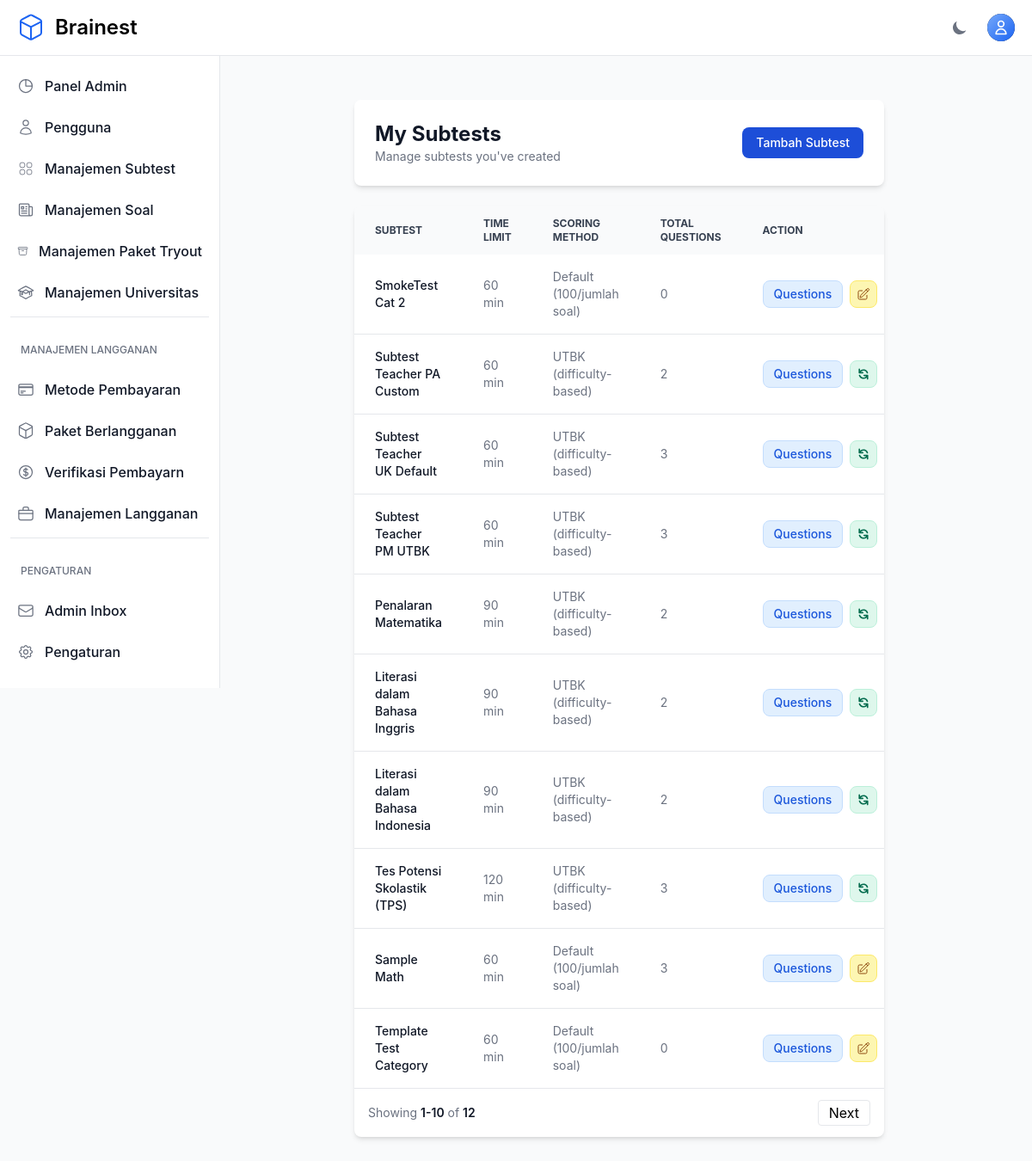
Page /teacher/categories/ (signed in) on the committed database.
### otosapp/models.py (models this page shows, shortened)
class Category(models.Model):
    SCORING_METHODS = [
        ('default', 'Default (100/jumlah soal)'),
        ('custom', 'Custom (nilai per soal)'),
        ('utbk', 'UTBK (difficulty-based)'),
    ]
    category_name = models.CharField(max_length=200)
    time_limit = models.IntegerField(default=60, help_text="Time limit in minutes (default: 60 minutes)")
    scoring_method = models.CharField(max_length=10, choices=SCORING_METHODS, default='default')
    passing_score = models.FloatField(default=75.0, help_text="Minimum score required to pass (0-100)")
    created_by = models.ForeignKey(
        User,
        on_delete=models.SET_NULL,
        null=True,
        blank=True,
        related_name='categories_created',
        help_text='Teacher who created this category'
    )
    teachers = models.ManyToManyField(
        User,
        related_name='teaching_categories',
        blank=True,
        help_text='Additional teachers assigned to this category'
    )

### otosapp/views.py (the view)
# urls.py: path('teacher/categories/', views.teacher_category_list, name='teacher_category_list'),
@login_required
@admin_or_teacher_required
def teacher_category_list(request):
    if request.user.is_admin():
        categories = Category.objects.all().order_by('-id')
    else:
        categories = Category.objects.filter(created_by=request.user).order_by('-id')
    paginator = Paginator(categories, 10)
    page = request.GET.get('page')
    try:
        categories_page = paginator.page(page)
    except PageNotAnInteger:
        categories_page = paginator.page(1)
    except EmptyPage:
        categories_page = paginator.page(paginator.num_pages)
    return render(request, 'teacher/category_list.html', {'categories': categories_page, 'paginator': paginator})

### otosapp/context_processors.py (called while the page is built)
def sidebar_context(request):
    context = {}
    if request.user.is_authenticated and (request.user.is_superuser or request.user.is_admin()):
        pending_payments_count = PaymentProof.objects.filter(status='pending').count()
        context['pending_payments_count'] = pending_payments_count
    return context

### otosapp/models.py (called while the page is built)
    def is_admin(self):
        return self.role and self.role.role_name == 'Admin'

### otosapp/templates/teacher/category_list.html (shortened to what this page needs)
{% extends 'base.html' %}
{% block content %}
<section class="bg-gray-50 dark:bg-gray-900 p-3 sm:p-5 antialiased">
    <div class="mx-auto max-w-screen-xl px-4 lg:px-12">
        <div class="bg-white dark:bg-gray-800 relative shadow-md sm:rounded-lg overflow-hidden mb-6">
            <div class="p-6 flex items-center justify-between">
                <div>
                    <h1 class="text-2xl font-bold text-gray-900 dark:text-white">My Subtests</h1>
                    <p class="text-sm text-gray-500 dark:text-gray-400">Manage subtests you've created</p>
                </div>
                <div>
                    <a href="{% url 'teacher_category_create' %}" class="inline-flex items-center px-4 py-2 text-sm font-medium text-white bg-primary-700 rounded-lg hover:bg-primary-800">Tambah Subtest</a>
                </div>
            </div>
        </div>
        <div class="bg-white dark:bg-gray-800 relative shadow-md sm:rounded-lg overflow-hidden">
            <div class="overflow-x-auto">
                <table class="w-full text-sm text-left text-gray-500 dark:text-gray-400">
                    <thead class="text-xs text-gray-700 uppercase bg-gray-50 dark:bg-gray-700 dark:text-gray-400">
                        <tr>
                            <th class="px-6 py-3">Subtest</th>
                            <th class="px-6 py-3">Time Limit</th>
                            <th class="px-6 py-3">Scoring Method</th>
                            <th class="px-6 py-3">Total Questions</th>
                            <th class="px-6 py-3">Action</th>
                        </tr>
                    </thead>
                    <tbody>
                        {% for category in categories %}
                        <tr class="border-b dark:border-gray-700 hover:bg-gray-50 dark:hover:bg-gray-700 transition-colors">
                            <td class="px-6 py-4 font-medium text-gray-900 dark:text-white">{{ category.category_name }}</td>
                            <td class="px-6 py-4">{{ category.time_limit }} min</td>
                            <td class="px-6 py-4">{{ category.get_scoring_method_display }}</td>
                            <td class="px-6 py-4">{{ category.question_set.count }}</td>
                            <td class="px-6 py-4">
                                <div class="flex items-center space-x-2">
                                    <a href="{% url 'teacher_question_list' category.id %}" class="flex items-center justify-center px-3 h-8 text-sm font-medium text-blue-700 bg-blue-100 border border-blue-200 rounded-lg hover:bg-blue-200 dark:bg-blue-900 dark:text-blue-300 dark:border-blue-700 dark:hover:bg-blue-800" title="Questions">Questions</a>
                                    {% if category.scoring_method == 'utbk' %}
                                    <a href="{% url 'update_utbk_coefficients' category.id %}" class="flex items-center justify-center w-8 h-8 text-sm font-medium text-green-700 bg-green-100 border border-green-200 rounded-lg hover:bg-green-200 dark:bg-green-900 dark:text-green-300 dark:border-green-700 dark:hover:bg-green-800" title="Update UTBK coefficients">
                                    </a>
                                    {% endif %}
                                    <a href="{% url 'teacher_category_update' category.id %}" class="flex items-center justify-center w-8 h-8 text-sm font-medium text-yellow-700 bg-yellow-100 border border-yellow-200 rounded-lg hover:bg-yellow-200 dark:bg-yellow-900 dark:text-yellow-300 dark:border-yellow-700 dark:hover:bg-yellow-800" title="Edit">
                                    </a>
                                </div>
                            </td>
                        </tr>
                        {% endfor %}
                    </tbody>
                </table>
            </div>
            <nav class="flex flex-col md:flex-row justify-between items-start md:items-center space-y-3 md:space-y-0 p-4">
                <span class="text-sm font-normal text-gray-500 dark:text-gray-400">
                    Showing
                    <span class="font-semibold text-gray-900 dark:text-white">{{ categories.start_index }}-{{ categories.end_index }}</span>
                    of
                    <span class="font-semibold text-gray-900 dark:text-white">{{ categories.paginator.count }}</span>
                </span>
                <div>
                    {% if categories.has_next %}
                        <a href="?page={{ categories.next_page_number }}" class="px-3 py-1 border rounded">Next</a>
                    {% endif %}
                </div>
            </nav>
        </div>
    </div>
</section>
{% endblock %}

### rows in the picture
Category: category_name "SmokeTest Cat 2", time_limit "60", scoring_method "Default (100/jumlah soal)", question_set.count "0"
Category: category_name "Subtest Teacher PA Custom", time_limit "60", scoring_method "UTBK (difficulty-based)", question_set.count "2"
Category: category_name "Subtest Teacher UK Default", time_limit "60", scoring_method "UTBK (difficulty-based)", question_set.count "3"
Category: category_name "Subtest Teacher PM UTBK", time_limit "60", scoring_method "UTBK (difficulty-based)", question_set.count "3"
Category: category_name "Penalaran Matematika", time_limit "90", scoring_method "UTBK (difficulty-based)", question_set.count "2"
Category: category_name "Literasi dalam Bahasa Inggris", time_limit "90", scoring_method "UTBK (difficulty-based)", question_set.count "2"
Category: category_name "Literasi dalam Bahasa Indonesia", time_limit "90", scoring_method "UTBK (difficulty-based)", question_set.count "2"
Category: category_name "Tes Potensi Skolastik (TPS)", time_limit "120", scoring_method "UTBK (difficulty-based)", question_set.count "3"
Category: category_name "Sample Math", time_limit "60", scoring_method "Default (100/jumlah soal)", question_set.count "3"
Category: category_name "Template Test Category", time_limit "60", scoring_method "Default (100/jumlah soal)", question_set.count "0"

### other values in the picture
{{ categories.start_index }} "1"
{{ categories.end_index }} "10"
{{ categories.paginator.count }} "12"
